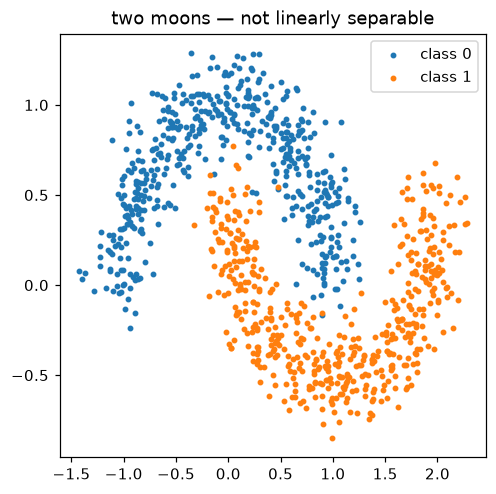

Recreate this plot in Python.
"""
data.py  —  synthetic dataset generator.

Generates a "two moons" dataset: two interleaving half-circles that are NOT
linearly separable. That's deliberate — a plain linear model (no hidden layer)
*cannot* solve this, so getting good accuracy proves your hidden layers and
backprop actually work. No downloads, no external data, fully reproducible.

This file is complete and working. Run it first to see your data.
"""

import numpy as np


def make_moons(n_samples=1000, noise=0.15, seed=0):
    """Return X (n,2) float features and y (n,) int labels in {0,1}."""
    rng = np.random.default_rng(seed)
    n_out = n_samples // 2
    n_in = n_samples - n_out

    # outer moon (class 0)
    theta_out = np.linspace(0, np.pi, n_out)
    x_out = np.stack([np.cos(theta_out), np.sin(theta_out)], axis=1)

    # inner moon (class 1), shifted to interleave with the outer one
    theta_in = np.linspace(0, np.pi, n_in)
    x_in = np.stack([1 - np.cos(theta_in), 0.5 - np.sin(theta_in)], axis=1)

    X = np.vstack([x_out, x_in]).astype(np.float64)
    y = np.hstack([np.zeros(n_out, dtype=int), np.ones(n_in, dtype=int)])

    X += rng.normal(0, noise, X.shape)  # add noise so it's not trivial

    # shuffle
    perm = rng.permutation(len(X))
    return X[perm], y[perm]


def one_hot(y, num_classes=2):
    """Turn integer labels (n,) into one-hot rows (n, num_classes)."""
    oh = np.zeros((len(y), num_classes))
    oh[np.arange(len(y)), y] = 1.0
    return oh


def train_test_split(X, y, test_frac=0.2, seed=0):
    rng = np.random.default_rng(seed)
    idx = rng.permutation(len(X))
    cut = int(len(X) * (1 - test_frac))
    tr, te = idx[:cut], idx[cut:]
    return X[tr], y[tr], X[te], y[te]


if __name__ == "__main__":
    X, y = make_moons()
    print("X shape:", X.shape, " y shape:", y.shape)
    print("class balance:", np.bincount(y))
    try:
        import matplotlib
        matplotlib.use("Agg")
        import matplotlib.pyplot as plt
        plt.figure(figsize=(5, 5))
        plt.scatter(X[y == 0, 0], X[y == 0, 1], s=8, label="class 0")
        plt.scatter(X[y == 1, 0], X[y == 1, 1], s=8, label="class 1")
        plt.legend(); plt.title("two moons — not linearly separable")
        plt.savefig("data.png", dpi=110, bbox_inches="tight")
        print("saved data.png")
    except Exception as e:
        print("plot skipped:", e)
